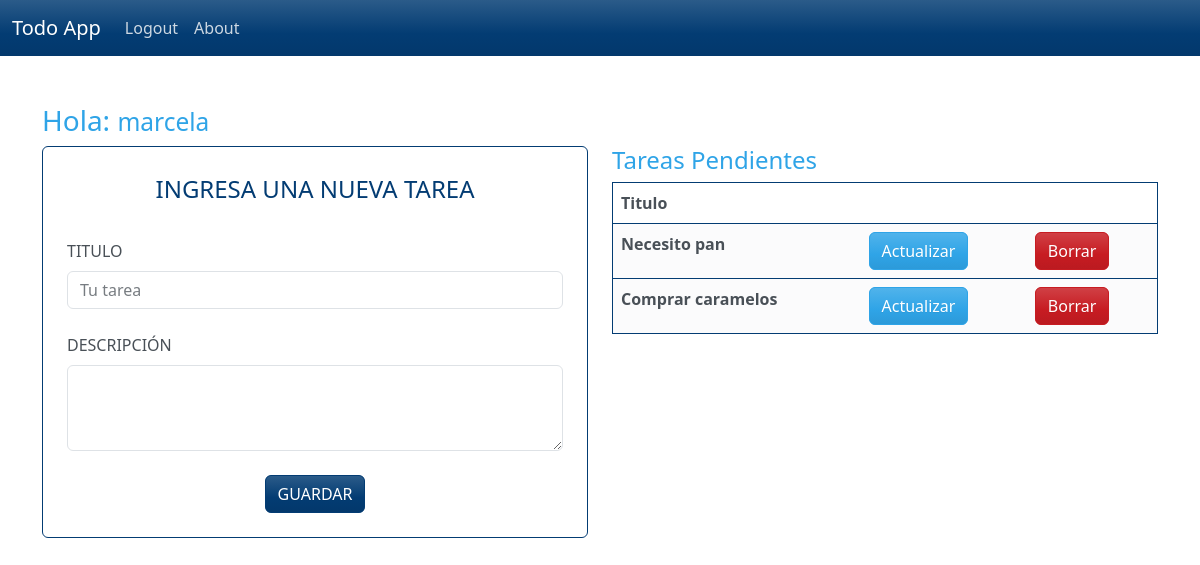
The page /tareas (signed in) on the database as committed earlier.
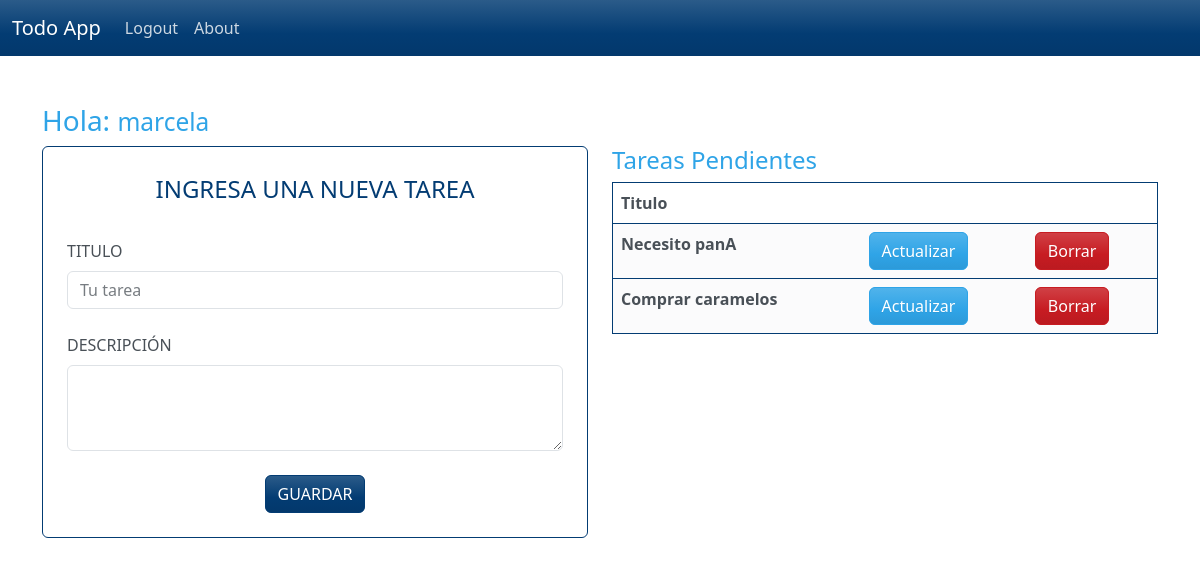
The same page on the database as committed later.
### tables this page shows
CREATE TABLE tareas (
                id INTEGER PRIMARY KEY AUTOINCREMENT,
                titulo TEXT NOT NULL,
                descripcion TEXT,
                fecha_creacion TEXT DEFAULT CURRENT_TIMESTAMP,
                user_id INTEGER NOT NULL,
                FOREIGN KEY (user_id) REFERENCES users(id) ON DELETE CASCADE
            );

### main.py (the view)
@app.route('/tareas', methods=["GET", "POST"])
def tareas():
    if 'user_id' not in session:
        return redirect(url_for('login'))
    tareas = []
    user_id = session['user_id']
    user_name = session['username']
    if 'user_id' not in session:
        return redirect(url_for('login'))
    if request.method == "POST":
        titulo = request.form['titulo'].strip()
        descripcion = request.form['descripcion'].strip()
        agregar_tarea(titulo,descripcion,user_id)
    tareas = buscar_tareas_por_user_id(user_id)
    print(tareas)
    return render_template('tareas.html',logged_in=True,user_name=user_name,tareas=tareas)

### database.py (called while the page is built)
def buscar_tareas_por_user_id(userid):
    with sqlite3.connect(DATABASE_PATH) as conn:
        conn.row_factory = sqlite3.Row #para que regrese un diccionario
        cursor = conn.cursor()
        cursor.execute("SELECT * FROM tareas WHERE user_id = ?",(userid,))
        tareas = cursor.fetchall()
        return tareas

### templates/tareas.html (shortened to what this page needs)
{% extends "base.html" %} {% block content %}
<div class="container mt-5">
  <div class="row">
    <h3>Hola: <small>{{user_name}}</small></h3>
  </div>
  <div class="row">
    <div class="col-12 col-md-6">
      <form method="post" class="border border-1 border-info p-4 rounded">
        <legend class="text-uppercase text-center text-info">
          Ingresa una nueva tarea
        </legend>
        <div class="row">
          <div>
            <label for="titulo" class="form-label mt-4 text-uppercase"
              >Titulo</label
            >
            <input
              type="text"
              class="form-control"
              id="titulo"
              name="titulo"
              placeholder="Tu tarea"
              autocomplete="off"
            />
          </div>
        </div>
        <div>
          <label for="exampleTextarea" class="text-uppercase form-label mt-4"
            >Descripción</label
          >
          <textarea
            class="form-control"
            name="descripcion"
            id="descripcion"
            rows="3"
          ></textarea>
        </div>
        <button
          class="btn btn-info text-uppercase mt-4 d-block mx-auto"
          type="submit"
        >
          Guardar
        </button>
      </form>
    </div>
    <div class="col-12 col-md-6">
        {% if tareas %}
            <h4>Tareas Pendientes</h4>
            <table class="table table-hover border border-1 border-info p-4">
            <thead>
                <tr>
                    <th scope="col">Titulo</th>
                    <th scope="col"></th>
                    <th scope="col"></th>
                </tr>
            </thead>
            {% for tarea in tareas %}
                <tr class="table-secondary border border-1 border-info p-4">
                <th scope="row">{{tarea['titulo']}}</th>
                <td><a class="btn btn-primary" href="{{ url_for('actulizar_tarea', id=tarea['id']) }}"">Actualizar</a></td>
                <td>
                    <form action="{{ url_for('borrar_tarea', id=tarea['id']) }}" method="POST" style="display:inline;">
                    <button class="btn btn-danger" type="submit">Borrar</button>
                </form>
                </td>
                </tr>
            {% endfor %}
            </table>
        {% else %}
             <p>NO Hay tareas</p>
        {% endif %}
    </div>
  </div>
</div>
{% endblock %}

Rows that differ between the two databases and show on the page:
changed tareas: titulo "Necesito pan" → "Necesito panA"
